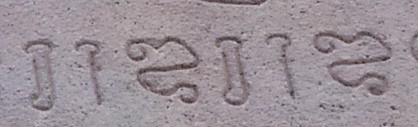
#> input picture samples/3.jpg, 418 x 127 px
$ python trainer.py   (Python 2 division)
#> lines starting #> are read from the running program, lines starting #| are printed output that depends on the picture; after the words box and inside, x2 and y2 are one past the last pixel; in counts of white or black regions, pixels touching at a corner belong together
# Based on http://stackoverflow.com/a/9620295/3638128

from dictionary import digit_to_letter, letter_to_digit
import sys

import numpy as np
import cv2

for number in range(4):
	filename =  '3'+'.jpg'
	print 'Opening %s' % filename
	im = cv2.imread('samples/' + filename)
#> im is the input picture: shape (127, 418, 3); mean B, G, R 152, 144.9, 154.9
	im2 = im.copy()


	gray = cv2.cvtColor(im,cv2.COLOR_BGR2GRAY)
	blur = cv2.GaussianBlur(gray,(5,5),0)
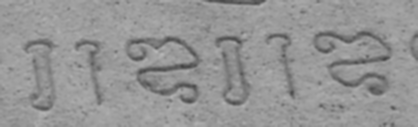
#> blur: shape (127, 418); min 65, max 182, mean 148.7
	thresh = cv2.adaptiveThreshold(blur,255,1,1,11,2)
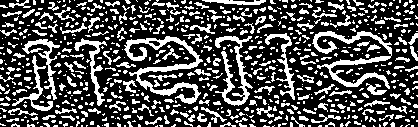
#> thresh: shape (127, 418); 30.9% white; 725 white regions (538 under 20 px)

	contours,hierarchy = cv2.findContours(thresh,cv2.RETR_LIST,cv2.CHAIN_APPROX_SIMPLE)
#> contours = 731 contours, 648 with area under 20; largest, box (x1, y1, x2, y2) and area: (124, 36, 203, 104) 1111, (312, 31, 392, 89) 908, (215, 36, 253, 106) 600, (74, 38, 107, 106) 347, (22, 39, 60, 100) 338

	samples =  np.empty((0,100))
	responses = []
	keys = [i for i in range(48, 58)]

	for cnt in contours:
	    if cv2.contourArea(cnt) > 50:
	        [x,y,w,h] = cv2.boundingRect(cnt)
	        im = cv2.imread('samples/' + filename)

	        if h > 5:
	            cv2.rectangle(im,(x,y),(x+w,y+h),(0,0,255),2)
	            roi = thresh[y:y+h,x:x+w]
	            roismall = cv2.resize(roi,(10,10))
	            cv2.imshow('norm',im)
	            key = cv2.waitKey(0)
#> (the run stopped early here; a loop or call above may not have finished)

$ run again, with samples/0.jpg copied over samples/3.jpg
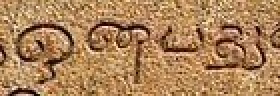
#> input picture samples/0.jpg, 140 x 48 px (shown 2 times larger)
#> im is the input picture: shape (48, 140, 3); mean B, G, R 89.6, 131, 173
#> `blur = cv2.GaussianBlur(gray,(5,5),0)`:
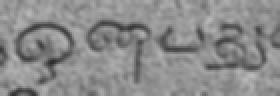
#> blur: shape (48, 140) (shown 2 times larger); min 44, max 188, mean 138.8
#> `thresh = cv2.adaptiveThreshold(blur,255,1,1,11,2)`:
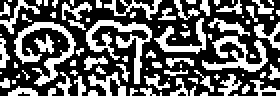
#> thresh: shape (48, 140) (shown 2 times larger); 38.3% white in thin lines or dots
#> contours = 90 contours, 71 with area under 20; largest, box (x1, y1, x2, y2) and area: (43, 10, 76, 42) 201, (7, 11, 38, 43) 197, (101, 18, 134, 36) 158, (77, 9, 103, 27) 102, (44, 36, 63, 48) 56
